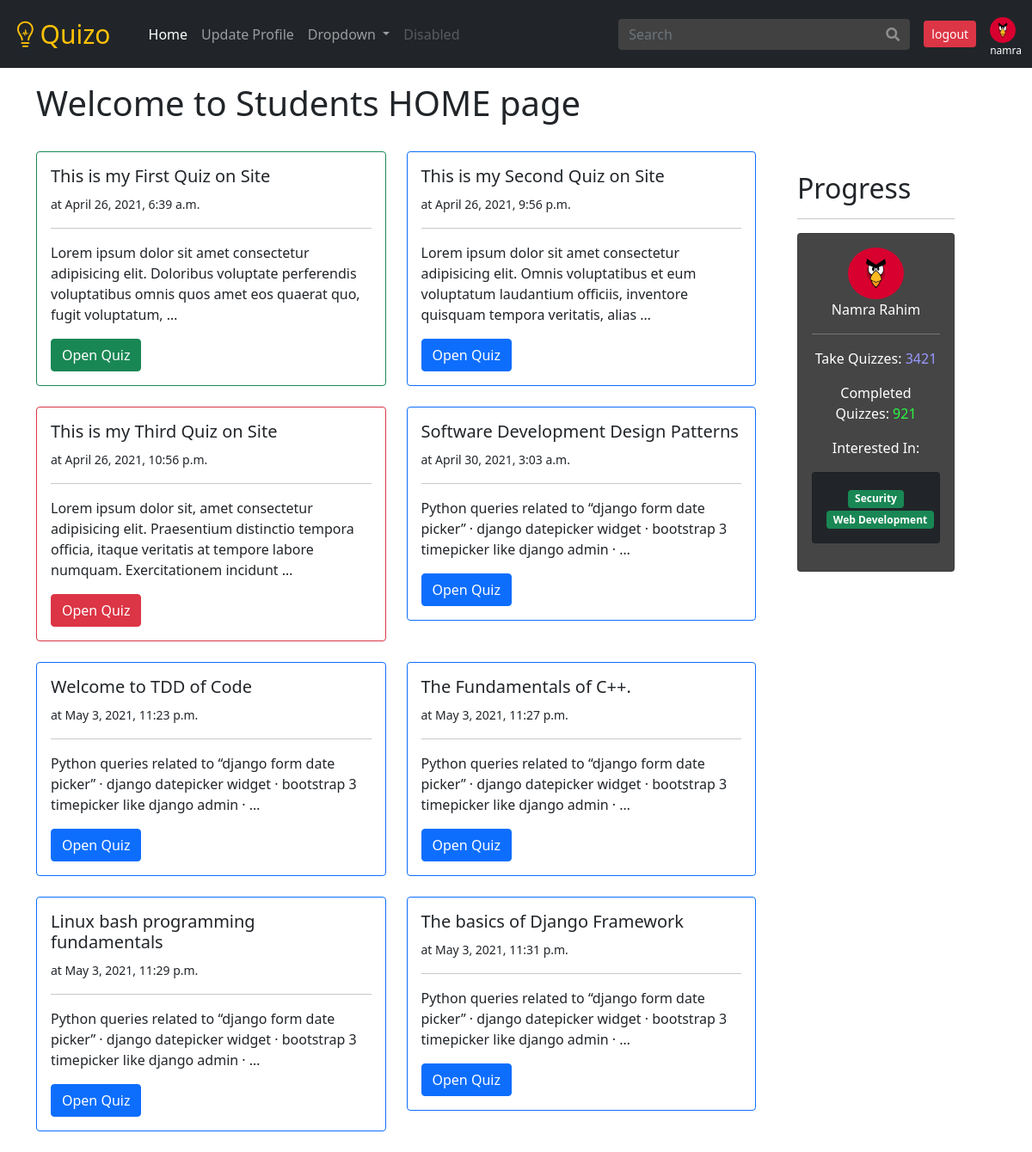
Page /quizzes/students/home/ (signed in) on the committed database.
### accounts/models.py (models this page shows, shortened)
class User(AbstractUser):
  USER_CHOICES = (
    ('S', 'STUDENT'),
    ('T', 'TEACHER'),
  )
  GENDER_CHOICES = (
    ('M', 'Male'),
    ('F', 'Female'),
  )
  user_role = models.CharField(max_length=15, choices=USER_CHOICES)
  gender    = models.CharField(max_length=10, choices=GENDER_CHOICES, default='M')
  profile_image  = models.ImageField(upload_to='profile_images/teachers_profile_images/', null=True, blank=True, default='utility_images/default_image.png')
  @property
  def full_name(self):
    return f"{self.first_name} {self.last_name}"

### quiz/models.py (models this page shows, shortened)
class Quiz(models.Model):
  title          = models.CharField(max_length=200)
  teacher        = models.ForeignKey('accounts.TeacherProfile',
                                      related_name='created_quizzes',
                                      on_delete=models.CASCADE)
  subject        = models.ForeignKey(Subject, related_name='quizzes', on_delete=models.CASCADE)
  slug           = models.SlugField(max_length=200, unique=True, blank=True)
  summary        = models.TextField()
  score          = models.PositiveIntegerField(null=True, blank=True)
  date_created   = models.DateTimeField(auto_now_add=True)
  date_updated   = models.DateTimeField(auto_now=True)
  starts_at = models.DateTimeField()
  ends_at   = models.DateTimeField()
  class Meta:
    verbose_name_plural = 'Quizzes'

class Subject(models.Model):
  name        = models.CharField(max_length=50)
  slug        = models.SlugField(max_length=200, unique=True, blank=True)
  badge_color = models.CharField(max_length=7, default="#989898")

### quiz/views/student_views.py (the view, shortened to what this page needs)
# urls.py: path('students/home/', student_views.StudentHomeView.as_view(), name='students_dashboard'),
class StudentHomeView(TemplateResponseMixin, View):
  template_name = 'students/home.html'
  interest_subjects = None
  subjects = None
  def dispatch(self, request, *args, **kwargs):
    self.interest_subjects = request.user.student_profile.interests
    if not self.interest_subjects.all():
      self.subjects = Subject.objects.all()
    return super(StudentHomeView, self).dispatch(request, *args, **kwargs)
  def get(self, request, *args, **kwargs):
    quizzes = Quiz.objects.all()
    return self.render_to_response({'subjects': self.subjects, 'quizzes': quizzes})

### quiz/templates/students/home.html (shortened to what this page needs)
{% extends "base.html" %}
{% block content %}
  <h1>Welcome to Students HOME page</h1>
  {% if message %}
    <p class="text-success">{{ message }}</p>
  {% elif not subjects %}
    <div class="float-start w-75 mt-4">
      <div class="row">
        {% for quiz in quizzes %}
        <div class="col-sm-6">
          <div class="card mb-4 border border-{{ quiz.subject.badge_color }}">
            <div class="card-body">
              <h5 class="card-title">{{ quiz.title }}</h5>
              <small>at {{ quiz.date_created }}</small>
              <hr>
              <p class="card-text">{{ quiz.summary|truncatewords:20 }}</p>
              <a href="{% url 'quiz_details' quiz.id %}" class="btn btn-{{ quiz.subject.badge_color }}">Open Quiz</a>
            </div>
          </div>
        </div>
        {% endfor %}
      </div>
    </div>
    <div class="float-end w-25 p-5">
      <h2>Progress</h2>
      <hr>
      <div class="card text-center text-white" style="background-color: rgb(69, 69, 69);">
        <div class="card-body">
          <img src="{{ request.user.profile_image.url }}" style="width: 65px; height: 60px; border-radius: 50%;" alt="">
          <p>{{ request.user.full_name }}</p>
          <hr>
          <p>Take Quizzes: <span style="color: rgb(152, 152, 255);">3421</span></p>
          <p>Completed Quizzes: <span style="color: rgb(45, 247, 69);">921</span></p>
          <p>Interested In:
            <div class="card bg-dark">
              <div class="card-body">
                {% for subject in request.user.student_profile.interests.all %}
                  <span class="badge bg-success">{{ subject.name }}</span>
                {% empty%}
                  No Interests yet.
                {% endfor %}
              </div>
            </div>
          </p>
        </div>
      </div>
    </div>
  {% else %}
    {% include "students/interests_selection_form.html" with subjects=subjects user=request.user.student_profile %}
  {% endif %}
{% endblock %}

### accounts/templates/navbar.html (shortened to what this page needs)
<nav class="navbar navbar-expand-lg fixed-top navbar-dark bg-dark">
  <div class="container-fluid">
    <a class="navbar-brand text-warning ms-2" href="#" style="font-size: 30px; padding-right: 20px;">
      <i class="fab fa-medapps"></i> Quizo
    </a>
    <div class="collapse navbar-collapse" id="navbarSupportedContent">
      {% if request.user.is_authenticated %}
      <ul class="navbar-nav me-auto mb-2 mb-lg-0">
        <li class="nav-item">
          <a class="nav-link active" aria-current="page" href="/quizzes/students/home/">Home</a>
        </li>
        <li class="nav-item">
          <a class="nav-link" href="{% url 'update_profile' %}">Update Profile</a>
        </li>
        <li class="nav-item dropdown">
          <a class="nav-link dropdown-toggle" href="#" id="navbarDropdown" role="button" data-bs-toggle="dropdown" aria-expanded="false">
            Dropdown
          </a>
        </li>
        <li class="nav-item">
          <a class="nav-link disabled" href="#" tabindex="-1" aria-disabled="true">Disabled</a>
        </li>
      </ul>
      <span>
        <form class="d-flex" action="" method="GET">
          <div class="input-group" id="search-component">
            <input type="text" name="query" id="search-input" class="form-control" placeholder="Search">
            <button type="submit" id="search-button" class="input-group-text"><i class="fas fa-search"></i></button>
          </div>
        </form>
      </span>
      <span class="p-3">
        <a href="{% url 'logout' %}" class="btn btn-sm btn-danger">logout</a>
      </span>
      <span style="margin-bottom: -25px;">
        <img src="{{ request.user.profile_image.url }}" style="width: 30px; height: 30px; border-radius: 50%;" alt="">
        <p style="font-size: 12px;" class="text-white">{{ request.user.username }}</p>
      </span>
      {% endif %}
    </div>
  </div>
</nav>

### static/css/main.css (style rules this page uses)
#search-component input[type="text"] { background-color: #424141; border: none; width: 300px; color: rgb(142, 142, 142); }
#search-component button { background-color: #424141; border: none; color:rgb(142, 142, 142); }

### rows in the picture
User: user.profile_image (picture), user.username "namra", user.full_name "Namra Rahim"
Quiz: title "This is my First Quiz on Site", date_created "April 26, 2021, 6:39 a.m.", summary "Lorem ipsum dolor sit amet consectetur adipisicing elit. Doloribus voluptate perferendis voluptatibus omnis quos amet eos quaerat quo, fugit voluptatum, …"
Quiz: title "This is my Second Quiz on Site", date_created "April 26, 2021, 9:56 p.m.", summary "Lorem ipsum dolor sit amet consectetur adipisicing elit. Omnis voluptatibus et eum voluptatum laudantium officiis, inventore quisquam tempora veritatis, alias …"
Quiz: title "This is my Third Quiz on Site", date_created "April 26, 2021, 10:56 p.m.", summary "Lorem ipsum dolor sit, amet consectetur adipisicing elit. Praesentium distinctio tempora officia, itaque veritatis at tempore labore numquam. Exercitationem incidunt …"
Quiz: title "Software Development Design Patterns", date_created "April 30, 2021, 3:03 a.m.", summary "Python queries related to “django form date picker” · django datepicker widget · bootstrap 3 timepicker like django admin · …"
Quiz: title "Welcome to TDD of Code", date_created "May 3, 2021, 11:23 p.m.", summary "Python queries related to “django form date picker” · django datepicker widget · bootstrap 3 timepicker like django admin · …"
Quiz: title "The Fundamentals of C++.", date_created "May 3, 2021, 11:27 p.m.", summary "Python queries related to “django form date picker” · django datepicker widget · bootstrap 3 timepicker like django admin · …"
Quiz: title "Linux bash programming fundamentals", date_created "May 3, 2021, 11:29 p.m.", summary "Python queries related to “django form date picker” · django datepicker widget · bootstrap 3 timepicker like django admin · …"
Quiz: title "The basics of Django Framework", date_created "May 3, 2021, 11:31 p.m.", summary "Python queries related to “django form date picker” · django datepicker widget · bootstrap 3 timepicker like django admin · …"
Subject: name "Security"
Subject: name "Web Development"
